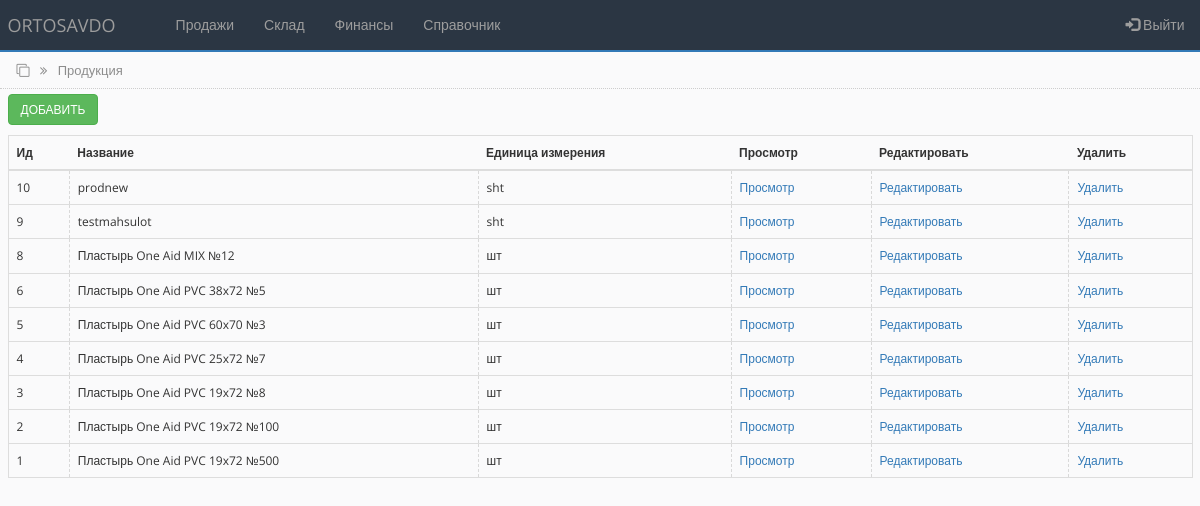
Before: /products.php (signed in) with the older database file.
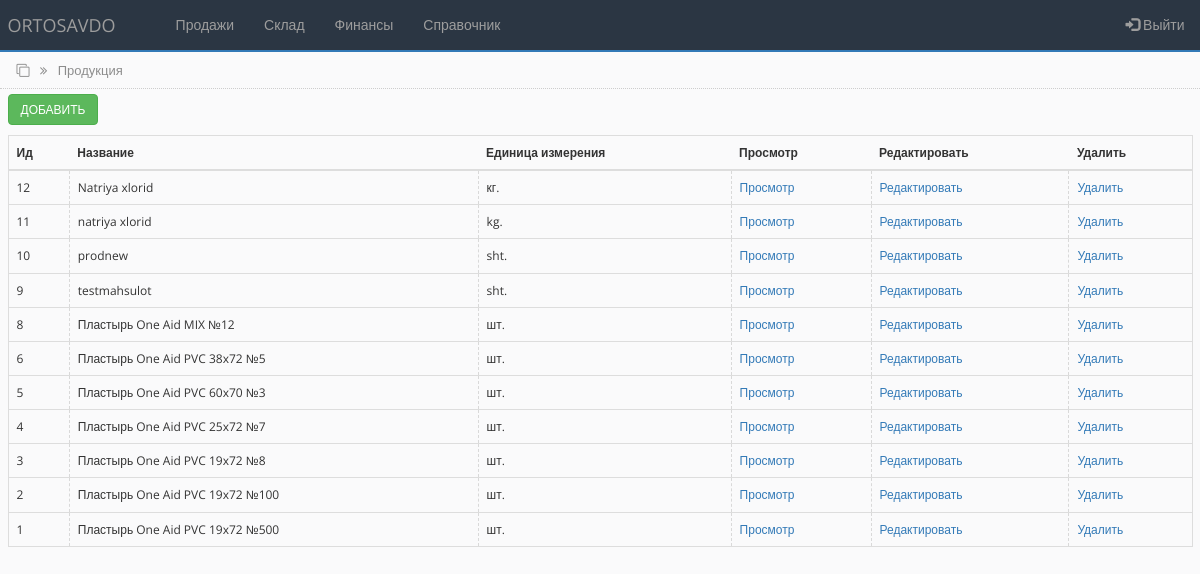
After: the same page with the newer database file.
### tables this page shows
CREATE TABLE `products_tbl` (
  `id` int(100) NOT NULL,
  `name` varchar(250) NOT NULL,
  `unit` varchar(250) NOT NULL
);

### products.php (the view, shortened to what this page needs)
<?php
include('settings.php');
$query = "SELECT * FROM products_tbl ORDER by id DESC";
$rs_result = mysqli_query ($connect, $query);
?>
<!DOCTYPE html>
<html lang="en">
<head>
    <link rel="stylesheet" href="https://maxcdn.bootstrapcdn.com/bootstrap/3.4.1/css/bootstrap.min.css">
    <link rel="stylesheet" href="https://cdnjs.cloudflare.com/ajax/libs/font-awesome/4.7.0/css/font-awesome.min.css">
    <link rel="stylesheet" href="css/bootstrap-grid.min.css">
    <link rel="stylesheet" href="css/style.css">
</head>
<body>
<?php include 'partSite/nav.php'; ?>
<div class="page_name">
    <div class="container-fluid">
        <i class="fa fa-clone" aria-hidden="true"></i>
        <i class="fa fa-angle-double-right right_cus"></i>
        <span class="right_cus">Продукция</span>
    </div>
</div>
<div class="toolbar">
        <div class="container-fluid">
           <a href="add_product.php"> <button type="button" class="btn btn-success">Добавить</button> </a>
        </div>
</div>
<div class="all_table">
    <div class="container-fluid">
        <table class="table table-hover">
        <thead>
            <tr>
            <th scope="col">Ид</th>
            <th scope="col">Название</th>
            <th scope="col">Единица измерения </th>
            <th scope="col">Просмотр</th>
            <th scope="col">Редактировать</th>
            <th scope="col">Удалить</th>
            </tr>
        </thead>
        <tbody>
<?php
    while ($row = mysqli_fetch_array($rs_result)) {
?>
            <tr>
                <td><?php echo $row["id"]; ?></td>
                <td><?php echo $row["name"]; ?></td>
                <td><?php echo $row["unit"]; ?></td>
                <td><a href="#">Просмотр</a></td>
                <td><a href="#">Редактировать</a></td>
                <td><a href="#" onclick="return confirm('Удалить?')" role="button">Удалить</a></td>
            </tr>
<?php
    };
?>
        </tbody>
        </table>
    </div>
</div>
</body>
</html>

### partSite/nav.php (shortened to what this page needs)
<nav class="navbar navbar-inverse navbar-custom">
  <div class="container-fluid">
    <div class="navbar-header">
      <a class="navbar-brand" href="main.php">ORTOSAVDO</a>
    </div>
    <ul class="nav navbar-nav">
      <li><a href="#"></a></li>
      <li class="dropdown">
        <a class="dropdown-toggle" data-toggle="dropdown" href="#">Продажи</a>
      </li>
      <li class="dropdown">
        <a class="dropdown-toggle" data-toggle="dropdown" href="#">Склад</a>
      </li>
      <li class="dropdown">
        <a class="dropdown-toggle" data-toggle="dropdown" href="#">Финансы</a>
      </li>
      <li class="dropdown">
        <a class="dropdown-toggle" data-toggle="dropdown" href="#">Справочник</a>
      </li>
    </ul>
    <ul class="nav navbar-nav navbar-right r15" data-toggle="modal" data-target="#exampleModal">
      <li><a href="#"><span class="glyphicon glyphicon-log-in"></span> Выйти</a></li>
    </ul>
  </div>
</nav>

### css/style.css (style rules this page uses)
* { box-sizing:border-box;margin:0;padding:0;transition:all 0.01s }
body { background-color:#FAFAFB;font-family:"Open Sans",sans-serif;font-size:12px }
.r15 { margin-right:-7px }
.navbar-inverse .navbar-nav>li>a { color:#9d9d9d;font-size:14px }
.navbar-custom { background-color:#2B3643;border:none;border-radius:0%;border-bottom:solid 2px;border-bottom-color:#337ab7 }
.page_name { width:100%;height:37px;padding:9px;margin-top:-20px;border-bottom:1px dotted #CDCDCD;color:#8d8d8d;font-size:13px }
.right_cus { margin-left:7px }
.toolbar { width:100%;height:46px;margin:0;padding:5px 0 }
.toolbar .btn { text-transform:uppercase;font-size:12px }
.table { border-collapse:collapse;border:1px solid #dddddd;margin-bottom:0px;padding-top:10px }
table>tbody>tr>td { vertical-align:middle;border-left:0.00001px dashed #d9d9d9;height:80% }

Changed rows visible on the page:
added products_tbl: id "12", name "Natriya xlorid", unit "кг."
added products_tbl: id "11", name "natriya xlorid", unit "kg."
changed products_tbl "prodnew": unit "sht" → "sht."
changed products_tbl "testmahsulot": unit "sht" → "sht."
changed products_tbl "Пластырь One Aid MIX №12": unit "шт" → "шт."
changed products_tbl "Пластырь One Aid PVC 38x72 №5": unit "шт" → "шт."
changed products_tbl "Пластырь One Aid PVC 60x70 №3": unit "шт" → "шт."
changed products_tbl "Пластырь One Aid PVC 25x72 №7": unit "шт" → "шт."
changed products_tbl "Пластырь One Aid PVC 19x72 №8": unit "шт" → "шт."
changed products_tbl "Пластырь One Aid PVC 19x72 №100": unit "шт" → "шт."
changed products_tbl "Пластырь One Aid PVC 19x72 №500": unit "шт" → "шт."
